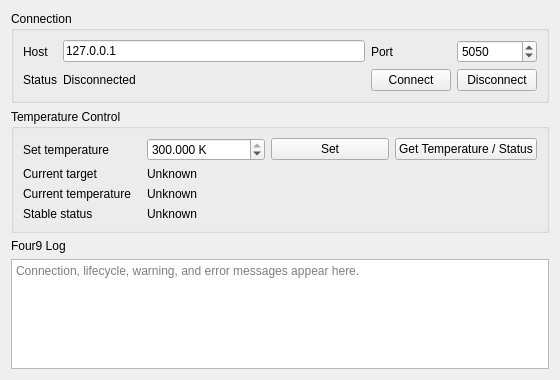
<?xml version="1.0" encoding="UTF-8"?>
<ui version="4.0">
 <class>Four9Form</class>
 <widget class="QWidget" name="Four9Form">
  <property name="geometry">
   <rect><x>0</x><y>0</y><width>560</width><height>380</height></rect>
  </property>
  <property name="windowTitle"><string>Four9</string></property>
  <layout class="QVBoxLayout" name="verticalLayout">
   <item>
    <widget class="QGroupBox" name="connection_groupBox">
     <property name="title"><string>Connection</string></property>
     <layout class="QGridLayout" name="connection_gridLayout">
      <item row="0" column="0"><widget class="QLabel" name="hostTitle_label"><property name="text"><string>Host</string></property></widget></item>
      <item row="0" column="1"><widget class="QLineEdit" name="host_lineEdit"><property name="text"><string>127.0.0.1</string></property></widget></item>
      <item row="0" column="2"><widget class="QLabel" name="portTitle_label"><property name="text"><string>Port</string></property></widget></item>
      <item row="0" column="3">
       <widget class="QSpinBox" name="port_spinBox">
        <property name="minimum"><number>1</number></property>
        <property name="maximum"><number>65535</number></property>
        <property name="value"><number>5050</number></property>
       </widget>
      </item>
      <item row="1" column="0"><widget class="QLabel" name="connectionTitle_label"><property name="text"><string>Status</string></property></widget></item>
      <item row="1" column="1"><widget class="QLabel" name="connectionStatus_label"><property name="text"><string>Disconnected</string></property></widget></item>
      <item row="1" column="2"><widget class="QPushButton" name="connect_pushButton"><property name="text"><string>Connect</string></property></widget></item>
      <item row="1" column="3"><widget class="QPushButton" name="disconnect_pushButton"><property name="text"><string>Disconnect</string></property></widget></item>
     </layout>
    </widget>
   </item>
   <item>
    <widget class="QGroupBox" name="temperature_groupBox">
     <property name="title"><string>Temperature Control</string></property>
     <layout class="QGridLayout" name="temperature_gridLayout">
      <item row="0" column="0"><widget class="QLabel" name="targetInputTitle_label"><property name="text"><string>Set temperature</string></property></widget></item>
      <item row="0" column="1">
       <widget class="QDoubleSpinBox" name="targetTemperature_doubleSpinBox">
        <property name="suffix"><string> K</string></property>
        <property name="decimals"><number>3</number></property>
        <property name="minimum"><double>0.000000000000000</double></property>
        <property name="maximum"><double>300.000000000000000</double></property>
        <property name="value"><double>300.000000000000000</double></property>
       </widget>
      </item>
      <item row="0" column="2"><widget class="QPushButton" name="setTemperature_pushButton"><property name="text"><string>Set</string></property></widget></item>
      <item row="0" column="3"><widget class="QPushButton" name="getTemperature_pushButton"><property name="text"><string>Get Temperature / Status</string></property></widget></item>
      <item row="1" column="0"><widget class="QLabel" name="targetTitle_label"><property name="text"><string>Current target</string></property></widget></item>
      <item row="1" column="1" colspan="3"><widget class="QLabel" name="targetTemperature_label"><property name="text"><string>Unknown</string></property></widget></item>
      <item row="2" column="0"><widget class="QLabel" name="currentTitle_label"><property name="text"><string>Current temperature</string></property></widget></item>
      <item row="2" column="1" colspan="3"><widget class="QLabel" name="currentTemperature_label"><property name="text"><string>Unknown</string></property></widget></item>
      <item row="3" column="0"><widget class="QLabel" name="stableTitle_label"><property name="text"><string>Stable status</string></property></widget></item>
      <item row="3" column="1" colspan="3"><widget class="QLabel" name="temperatureStatus_label"><property name="text"><string>Unknown</string></property></widget></item>
     </layout>
    </widget>
   </item>
   <item><widget class="QLabel" name="logTitle_label"><property name="text"><string>Four9 Log</string></property></widget></item>
   <item>
    <widget class="QPlainTextEdit" name="logStatus_textEdit">
     <property name="readOnly"><bool>true</bool></property>
     <property name="placeholderText"><string>Connection, lifecycle, warning, and error messages appear here.</string></property>
    </widget>
   </item>
  </layout>
 </widget>
 <resources/>
 <connections/>
</ui>
